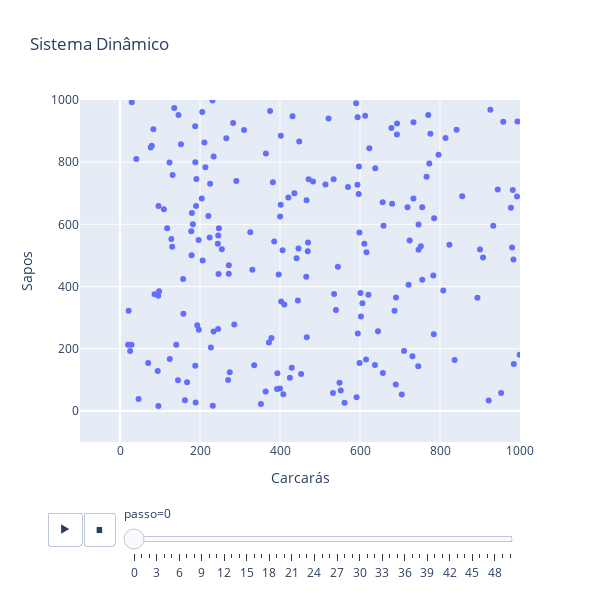

The notebook cell this image was saved under:
### Code cell
# Documentação do Ploty: https://plotly.com/python/animations/
px.scatter(
    df,
    x="x1",
    y="x2",
    animation_frame="passo",
    range_x=[-100, 1000],
    range_y=[-100, 1000],
    width=600,
    height=600,
    title="Sistema Dinâmico",
    labels={
        "x1": "Carcarás",
        "x2": "Sapos"
    },
)

### Figure 1 — Plotly figure (JSON) as saved in the notebook; plotly's stock layout.template omitted (floating-point values rounded to 4 significant figures; data arrays with more than 128 entries replaced by an {"elided": "..."} marker saying what was removed)
{"data": [{"hovertemplate": "passo=0<br>Carcarás=%{x}<br>Sapos=%{y}<extra></extra>", "legendgroup": "", "marker": {"color": "#636efa", "symbol": "circle"}, "mode": "markers", "name": "", "orientation": "v", "showlegend": false, "type": "scatter", "x": {"elided": "200 float values"}, "xaxis": "x", "y": {"elided": "200 float values"}, "yaxis": "y"}], "layout": {"height": 600, "legend": {"tracegroupgap": 0}, "sliders": [{"active": 0, "currentvalue": {"prefix": "passo="}, "len": 0.9, "pad": {"b": 10, "t": 60}, "steps": [{"args": [["0"], {"frame": {"duration": 0, "redraw": false}, "fromcurrent": true, "mode": "immediate", "transition": {"duration": 0, "easing": "linear"}}], "label": "0", "method": "animate"}, {"args": [["1"], {"frame": {"duration": 0, "redraw": false}, "fromcurrent": true, "mode": "immediate", "transition": {"duration": 0, "easing": "linear"}}], "label": "1", "method": "animate"}, {"args": [["2"], {"frame": {"duration": 0, "redraw": false}, "fromcurrent": true, "mode": "immediate", "transition": {"duration": 0, "easing": "linear"}}], "label": "2", "method": "animate"}, {"args": [["3"], {"frame": {"duration": 0, "redraw": false}, "fromcurrent": true, "mode": "immediate", "transition": {"duration": 0, "easing": "linear"}}], "label": "3", "method": "animate"}, {"args": [["4"], {"frame": {"duration": 0, "redraw": false}, "fromcurrent": true, "mode": "immediate", "transition": {"duration": 0, "easing": "linear"}}], "label": "4", "method": "animate"}, {"args": [["5"], {"frame": {"duration": 0, "redraw": false}, "fromcurrent": true, "mode": "immediate", "transition": {"duration": 0, "easing": "linear"}}], "label": "5", "method": "animate"}, {"args": [["6"], {"frame": {"duration": 0, "redraw": false}, "fromcurrent": true, "mode": "immediate", "transition": {"duration": 0, "easing": "linear"}}], "label": "6", "method": "animate"}, {"args": [["7"], {"frame": {"duration": 0, "redraw": false}, "fromcurrent": true, "mode": "immediate", "transition": {"duration": 0, "easing": "linear"}}], "label": "7", "method": "animate"}, {"args": [["8"], {"frame": {"duration": 0, "redraw": false}, "fromcurrent": true, "mode": "immediate", "transition": {"duration": 0, "easing": "linear"}}], "label": "8", "method": "animate"}, {"args": [["9"], {"frame": {"duration": 0, "redraw": false}, "fromcurrent": true, "mode": "immediate", "transition": {"duration": 0, "easing": "linear"}}], "label": "9", "method": "animate"}, {"args": [["10"], {"frame": {"duration": 0, "redraw": false}, "fromcurrent": true, "mode": "immediate", "transition": {"duration": 0, "easing": "linear"}}], "label": "10", "method": "animate"}, {"args": [["11"], {"frame": {"duration": 0, "redraw": false}, "fromcurrent": true, "mode": "immediate", "transition": {"duration": 0, "easing": "linear"}}], "label": "11", "method": "animate"}, {"args": [["12"], {"frame": {"duration": 0, "redraw": false}, "fromcurrent": true, "mode": "immediate", "transition": {"duration": 0, "easing": "linear"}}], "label": "12", "method": "animate"}, {"args": [["13"], {"frame": {"duration": 0, "redraw": false}, "fromcurrent": true, "mode": "immediate", "transition": {"duration": 0, "easing": "linear"}}], "label": "13", "method": "animate"}, {"args": [["14"], {"frame": {"duration": 0, "redraw": false}, "fromcurrent": true, "mode": "immediate", "transition": {"duration": 0, "easing": "linear"}}], "label": "14", "method": "animate"}, {"args": [["15"], {"frame": {"duration": 0, "redraw": false}, "fromcurrent": true, "mode": "immediate", "transition": {"duration": 0, "easing": "linear"}}], "label": "15", "method": "animate"}, {"args": [["16"], {"frame": {"duration": 0, "redraw": false}, "fromcurrent": true, "mode": "immediate", "transition": {"duration": 0, "easing": "linear"}}], "label": "16", "method": "animate"}, {"args": [["17"], {"frame": {"duration": 0, "redraw": false}, "fromcurrent": true, "mode": "immediate", "transition": {"duration": 0, "easing": "linear"}}], "label": "17", "method": "animate"}, {"args": [["18"], {"frame": {"duration": 0, "redraw": false}, "fromcurrent": true, "mode": "immediate", "transition": {"duration": 0, "easing": "linear"}}], "label": "18", "method": "animate"}, {"args": [["19"], {"frame": {"duration": 0, "redraw": false}, "fromcurrent": true, "mode": "immediate", "transition": {"duration": 0, "easing": "linear"}}], "label": "19", "method": "animate"}, {"args": [["20"], {"frame": {"duration": 0, "redraw": false}, "fromcurrent": true, "mode": "immediate", "transition": {"duration": 0, "easing": "linear"}}], "label": "20", "method": "animate"}, {"args": [["21"], {"frame": {"duration": 0, "redraw": false}, "fromcurrent": true, "mode": "immediate", "transition": {"duration": 0, "easing": "linear"}}], "label": "21", "method": "animate"}, {"args": [["22"], {"frame": {"duration": 0, "redraw": false}, "fromcurrent": true, "mode": "immediate", "transition": {"duration": 0, "easing": "linear"}}], "label": "22", "method": "animate"}, {"args": [["23"], {"frame": {"duration": 0, "redraw": false}, "fromcurrent": true, "mode": "immediate", "transition": {"duration": 0, "easing": "linear"}}], "label": "23", "method": "animate"}, {"args": [["24"], {"frame": {"duration": 0, "redraw": false}, "fromcurrent": true, "mode": "immediate", "transition": {"duration": 0, "easing": "linear"}}], "label": "24", "method": "animate"}, {"args": [["25"], {"frame": {"duration": 0, "redraw": false}, "fromcurrent": true, "mode": "immediate", "transition": {"duration": 0, "easing": "linear"}}], "label": "25", "method": "animate"}, {"args": [["26"], {"frame": {"duration": 0, "redraw": false}, "fromcurrent": true, "mode": "immediate", "transition": {"duration": 0, "easing": "linear"}}], "label": "26", "method": "animate"}, {"args": [["27"], {"frame": {"duration": 0, "redraw": false}, "fromcurrent": true, "mode": "immediate", "transition": {"duration": 0, "easing": "linear"}}], "label": "27", "method": "animate"}, {"args": [["28"], {"frame": {"duration": 0, "redraw": false}, "fromcurrent": true, "mode": "immediate", "transition": {"duration": 0, "easing": "linear"}}], "label": "28", "method": "animate"}, {"args": [["29"], {"frame": {"duration": 0, "redraw": false}, "fromcurrent": true, "mode": "immediate", "transition": {"duration": 0, "easing": "linear"}}], "label": "29", "method": "animate"}, {"args": [["30"], {"frame": {"duration": 0, "redraw": false}, "fromcurrent": true, "mode": "immediate", "transition": {"duration": 0, "easing": "linear"}}], "label": "30", "method": "animate"}, {"args": [["31"], {"frame": {"duration": 0, "redraw": false}, "fromcurrent": true, "mode": "immediate", "transition": {"duration": 0, "easing": "linear"}}], "label": "31", "method": "animate"}, {"args": [["32"], {"frame": {"duration": 0, "redraw": false}, "fromcurrent": true, "mode": "immediate", "transition": {"duration": 0, "easing": "linear"}}], "label": "32", "method": "animate"}, {"args": [["33"], {"frame": {"duration": 0, "redraw": false}, "fromcurrent": true, "mode": "immediate", "transition": {"duration": 0, "easing": "linear"}}], "label": "33", "method": "animate"}, {"args": [["34"], {"frame": {"duration": 0, "redraw": false}, "fromcurrent": true, "mode": "immediate", "transition": {"duration": 0, "easing": "linear"}}], "label": "34", "method": "animate"}, {"args": [["35"], {"frame": {"duration": 0, "redraw": false}, "fromcurrent": true, "mode": "immediate", "transition": {"duration": 0, "easing": "linear"}}], "label": "35", "method": "animate"}, {"args": [["36"], {"frame": {"duration": 0, "redraw": false}, "fromcurrent": true, "mode": "immediate", "transition": {"duration": 0, "easing": "linear"}}], "label": "36", "method": "animate"}, {"args": [["37"], {"frame": {"duration": 0, "redraw": false}, "fromcurrent": true, "mode": "immediate", "transition": {"duration": 0, "easing": "linear"}}], "label": "37", "method": "animate"}, {"args": [["38"], {"frame": {"duration": 0, "redraw": false}, "fromcurrent": true, "mode": "immediate", "transition": {"duration": 0, "easing": "linear"}}], "label": "38", "method": "animate"}, {"args": [["39"], {"frame": {"duration": 0, "redraw": false}, "fromcurrent": true, "mode": "immediate", "transition": {"duration": 0, "easing": "linear"}}], "label": "39", "method": "animate"}, {"args": [["40"], {"frame": {"duration": 0, "redraw": false}, "fromcurrent": true, "mode": "immediate", "transition": {"duration": 0, "easing": "linear"}}], "label": "40", "method": "animate"}, {"args": [["41"], {"frame": {"duration": 0, "redraw": false}, "fromcurrent": true, "mode": "immediate", "transition": {"duration": 0, "easing": "linear"}}], "label": "41", "method": "animate"}, {"args": [["42"], {"frame": {"duration": 0, "redraw": false}, "fromcurrent": true, "mode": "immediate", "transition": {"duration": 0, "easing": "linear"}}], "label": "42", "method": "animate"}, {"args": [["43"], {"frame": {"duration": 0, "redraw": false}, "fromcurrent": true, "mode": "immediate", "transition": {"duration": 0, "easing": "linear"}}], "label": "43", "method": "animate"}, {"args": [["44"], {"frame": {"duration": 0, "redraw": false}, "fromcurrent": true, "mode": "immediate", "transition": {"duration": 0, "easing": "linear"}}], "label": "44", "method": "animate"}, {"args": [["45"], {"frame": {"duration": 0, "redraw": false}, "fromcurrent": true, "mode": "immediate", "transition": {"duration": 0, "easing": "linear"}}], "label": "45", "method": "animate"}, {"args": [["46"], {"frame": {"duration": 0, "redraw": false}, "fromcurrent": true, "mode": "immediate", "transition": {"duration": 0, "easing": "linear"}}], "label": "46", "method": "animate"}, {"args": [["47"], {"frame": {"duration": 0, "redraw": false}, "fromcurrent": true, "mode": "immediate", "transition": {"duration": 0, "easing": "linear"}}], "label": "47", "method": "animate"}, {"args": [["48"], {"frame": {"duration": 0, "redraw": false}, "fromcurrent": true, "mode": "immediate", "transition": {"duration": 0, "easing": "linear"}}], "label": "48", "method": "animate"}, {"args": [["49"], {"frame": {"duration": 0, "redraw": false}, "fromcurrent": true, "mode": "immediate", "transition": {"duration": 0, "easing": "linear"}}], "label": "49", "method": "animate"}, {"args": [["50"], {"frame": {"duration": 0, "redraw": false}, "fromcurrent": true, "mode": "immediate", "transition": {"duration": 0, "easing": "linear"}}], "label": "50", "method": "animate"}], "x": 0.1, "xanchor": "left", "y": 0, "yanchor": "top"}], "title": {"text": "Sistema Dinâmico"}, "updatemenus": [{"buttons": [{"args": [null, {"frame": {"duration": 500, "redraw": false}, "fromcurrent": true, "mode": "immediate", "transition": {"duration": 500, "easing": "linear"}}], "label": "&#9654;", "method": "animate"}, {"args": [[null], {"frame": {"duration": 0, "redraw": false}, "fromcurrent": true, "mode": "immediate", "transition": {"duration": 0, "easing": "linear"}}], "label": "&#9724;", "method": "animate"}], "direction": "left", "pad": {"r": 10, "t": 70}, "showactive": false, "type": "buttons", "x": 0.1, "xanchor": "right", "y": 0, "yanchor": "top"}], "width": 600, "xaxis": {"anchor": "y", "domain": [0, 1], "range": [-100, 1000], "title": {"text": "Carcarás"}}, "yaxis": {"anchor": "x", "domain": [0, 1], "range": [-100, 1000], "title": {"text": "Sapos"}}}}
